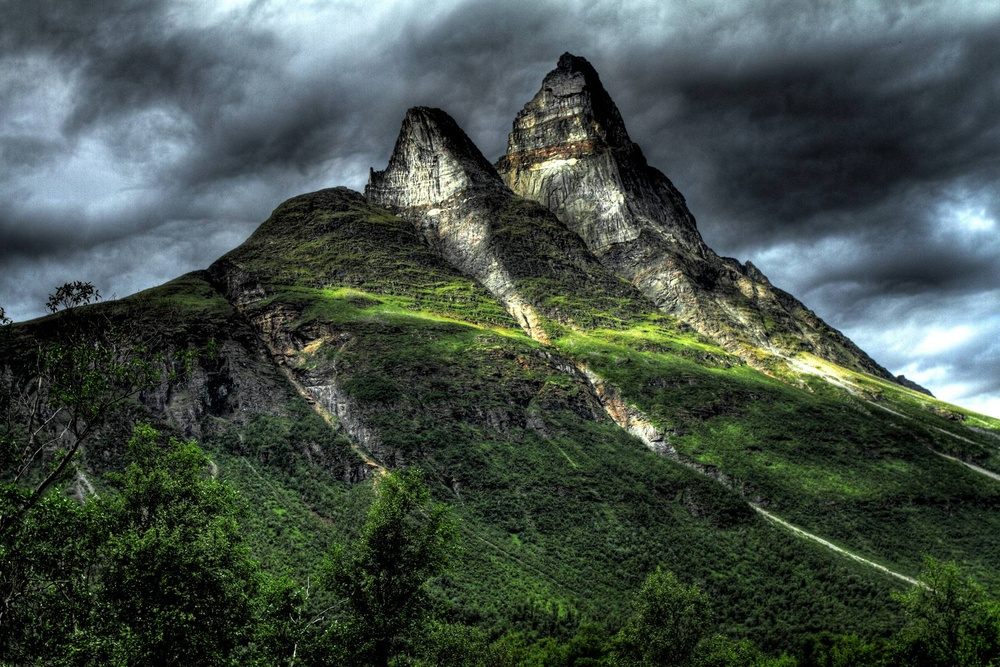
#> input picture pemandangan.jpg, 1000 x 667 px, shrunk from 1920 x 1280 before the run, found by its file name
$ python Rotation.py
#> lines starting #> are read from the running program, lines starting #| are printed output that depends on the picture
import cv2
import matplotlib.pyplot as plt

try:
    # Load image
    image = cv2.imread(r'C:\Users\Lenovo\OneDrive\Gambar\pemandangan.jpg')
#> image is the input picture: shape (667, 1000, 3); mean B, G, R 71, 78.6, 66.7

    if image is None:
        raise FileNotFoundError("File gambar tidak ditemukan. Periksa jalur file.")

    # Get dimensions
    height, width = image.shape[:2]
#> height = 667; width = 1000

    # Input rotation angle
    angle = float(input("Masukkan sudut rotasi (dalam derajat): "))
#> the answer given: 3

    # Rotation matrix
    rotation_matrix = cv2.getRotationMatrix2D((width / 2, height / 2), angle, 1)

    # Rotate image
    rotated_image = cv2.warpAffine(image, rotation_matrix, (width, height))
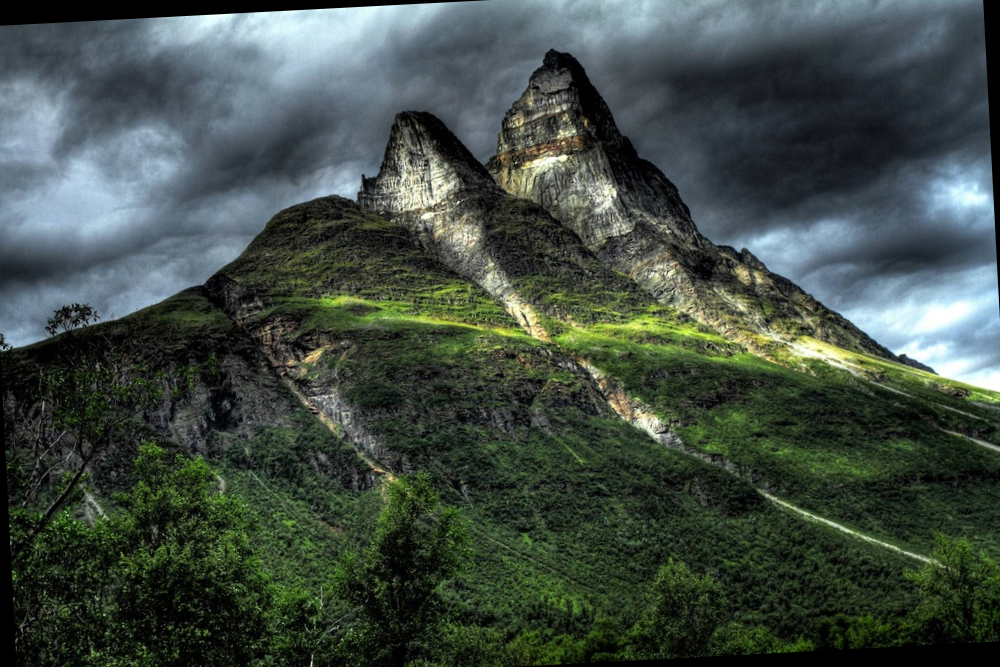
#> rotated_image: shape (667, 1000, 3); mean B, G, R 68.6, 76.2, 64.7

    # Save rotated image
    output_path = r'C:\Users\Lenovo\OneDrive\Gambar\pemandangan_rotated.jpg'
    cv2.imwrite(output_path, rotated_image)
    print(f"Gambar hasil rotasi disimpan di {output_path}")

    # Display image using matplotlib
    rotated_image_rgb = cv2.cvtColor(rotated_image, cv2.COLOR_BGR2RGB)
    plt.imshow(rotated_image_rgb)
    plt.axis('off')
    plt.title(f"Hasil Rotasi {angle} Derajat")
    plt.show()

except Exception as e:
    print(f"Terjadi kesalahan: {e}")
